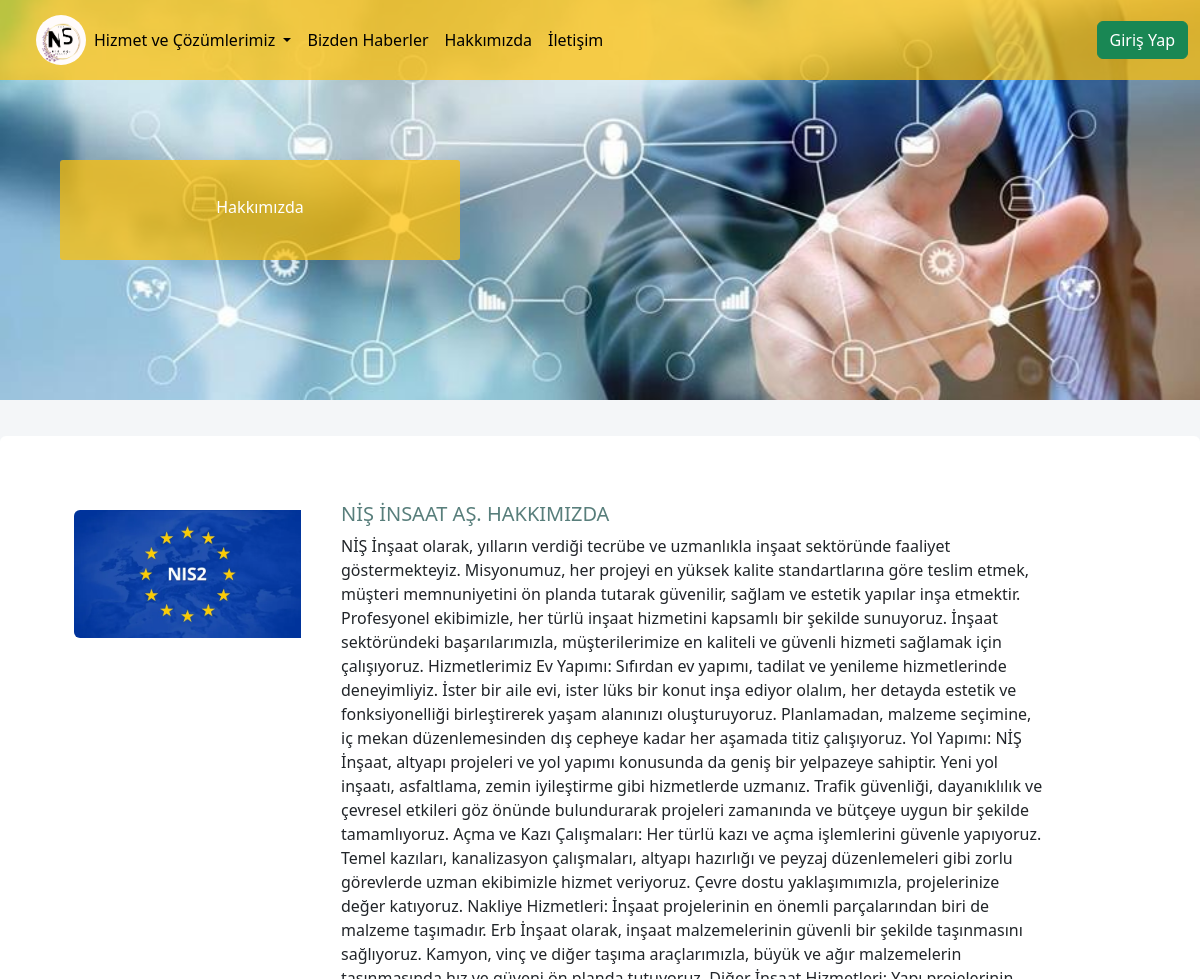
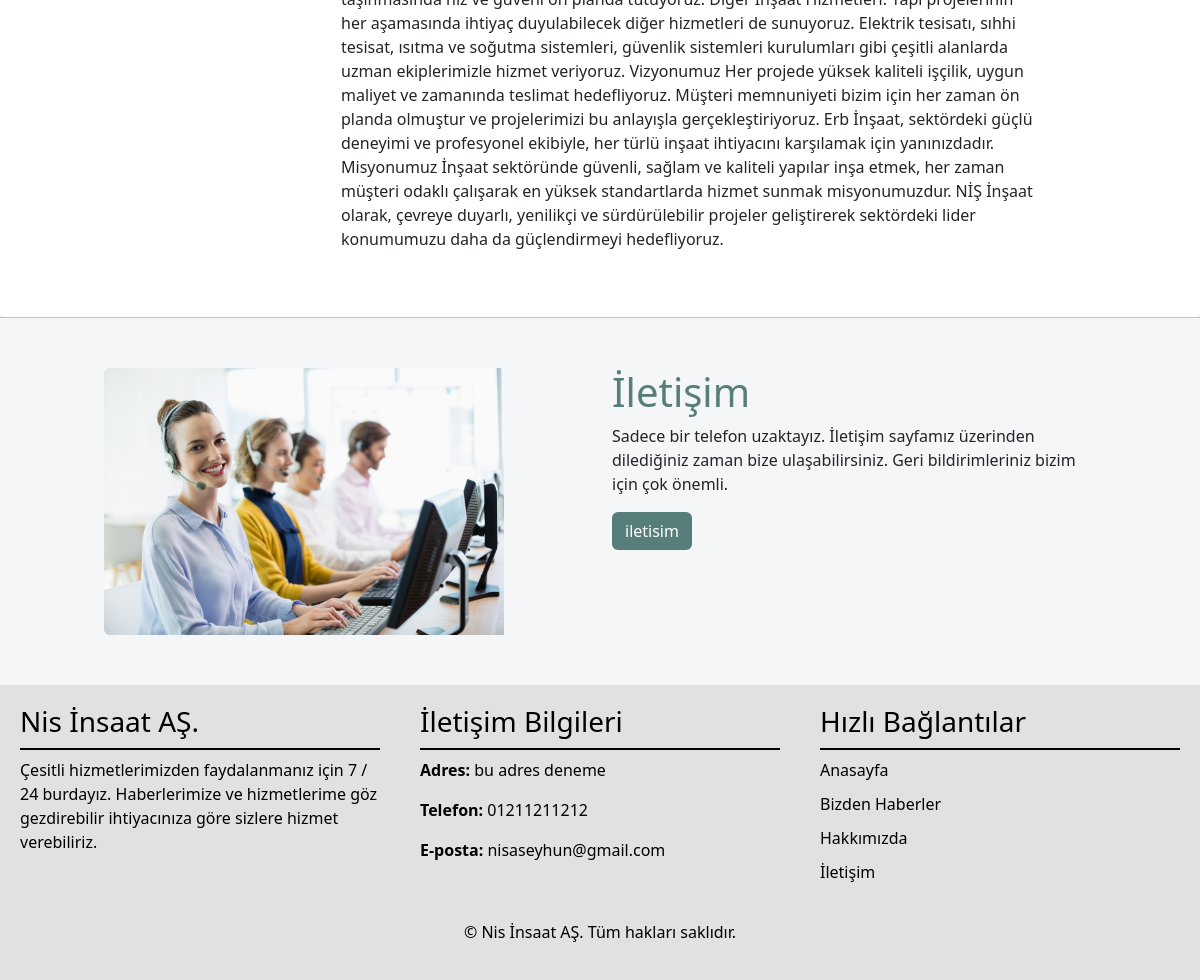
The page /page/client/about.php on the database its author committed (2 pictures, top to bottom).
### tables this page shows
CREATE TABLE IF NOT EXISTS `about` (
  `about_id` int NOT NULL AUTO_INCREMENT,
  `about_title` varchar(50) NOT NULL,
  `about_img` varchar(255) NOT NULL,
  `about_content` text NOT NULL,
  PRIMARY KEY (`about_id`)
);

CREATE TABLE IF NOT EXISTS `contactinfo` (
  `contactInfo_Id` int NOT NULL AUTO_INCREMENT,
  `phone` varchar(50) NOT NULL,
  `email` varchar(255) NOT NULL,
  `adress` varchar(255) NOT NULL,
  PRIMARY KEY (`contactInfo_Id`)
);

### pullOneData/aboutData.php (called while the page is built, shortened)
<?php
require '../../action/baglan.php';
$stmt = $conn->prepare("SELECT * FROM about ORDER BY about_id DESC LIMIT 1");
$stmt->execute();
$result = $stmt->get_result();
if ($result->num_rows > 0) {
    $latestAbout = $result->fetch_assoc();
}

### pullOneData/contactInfoData.php (called while the page is built, shortened)
<?php
require '../../action/baglan.php';
$stmt = $conn->prepare("SELECT * FROM contactinfo ORDER BY contactInfo_Id DESC LIMIT 1");
$stmt->execute();
$result = $stmt->get_result();
if ($result->num_rows > 0) {
    $latestContactInfo = $result->fetch_assoc();
}

### page/client/about.php (the view, shortened to what this page needs)
<?php
require_once('../../pullOneData/aboutData.php');
?>
<!DOCTYPE html>
<html lang="tr">
<head>
    <link href="../../lib/css/bootstrap.min.css" rel="stylesheet">
    <link rel="stylesheet" type="text/css" href="../../css/index.css">
    <link rel="stylesheet" type="text/css" href="../../css/nav.css">
    <link rel="stylesheet" type="text/css" href="../../css/footer.css">
</head>
<body>
    <?php
    include "../../component/header.php"
    ?>
    <div class="resimKapsayici">
        <img src="../../img/about.jpg" class="card-img-top" alt="">
        <div class="resimYazisi">
            <p>Hakkımızda</p>
        </div>
    </div>
    <section class="icerik">
        <div class="card mb-3 card" style="max-width: 100%;">
            <div class="row g-0">
                <div class="col-md-3 p-4">
                    <img src="../<?= $latestAbout['about_img'] ?>" class="img-fluid rounded-start" alt="...">
                </div>
                <div class="col-md-8">
                    <div class="card-body">
                        <h5 class="card-title"><?= $latestAbout['about_title'] ?></h5>
                        <p class="card-text"><?= $latestAbout['about_content'] ?></p>
                    </div>
                </div>
            </div>
        </div>
        <hr>
    </section>
    <?php
    include "../../component/goToContact.php";
    include "../../component/footer.php"
    ?>
</body>
</html>

### component/footer.php
<?php
require_once('../../pullOneData/contactInfoData.php');
?>
<footer>
    <div class="footer-icerik ">
        <div class="footer-bolum">
            <h3>Nis İnsaat AŞ.</h3>
            <p>
                Çesitli hizmetlerimizden faydalanmanız için 7 / 24 burdayız. Haberlerimize ve hizmetlerime göz gezdirebilir ihtiyacınıza göre sizlere hizmet verebiliriz.
            </p>
        </div>
        <div class="footer-bolum">
            <h3>İletişim Bilgileri</h3>
            <?php if (!empty($latestContactInfo)): ?>
                <div class="contact-info">
                    <p><strong>Adres:</strong> <?= htmlspecialchars($latestContactInfo['adress']) ?></p>
                    <p><strong>Telefon:</strong> <?= htmlspecialchars($latestContactInfo['phone']) ?></p>
                    <p><strong>E-posta:</strong> <?= htmlspecialchars($latestContactInfo['email']) ?></p>
                </div>
            <?php else: ?>
                <p>İletişim bilgileri bulunamadı.</p>
            <?php endif; ?>
        </div>
        <div class="footer-bolum">
            <h3>Hızlı Bağlantılar</h3>
            <ul>
                <li><a href="index.php?kategori=6">Anasayfa</a></li>
                <li><a href="news.php">Bizden Haberler</a></li>
                <li><a href="about.php">Hakkımızda</a></li>
                <li><a href="contact.php">İletişim</a></li>
            </ul>
        </div>
    </div>
    <div class="alt-footer">
        <p>&copy; Nis İnsaat AŞ. Tüm hakları saklıdır.</p>
    </div>
</footer>

### css/index.css (style rules this page uses)
body { background-color: #F4F6F8; }
.card { border: 0 !important; padding: auto !important; margin: 0 !important; }
.row { margin: 50px !important; }
.icerik { margin-top: 3%; }
.card-title { color: #587e7b; }
.resimKapsayici { position: relative; }
.resimKapsayici img { width: 100%; height: 400px; object-fit: cover; }
.resimYazisi { border-radius: 3px; width: 400px; height: 100px; text-align: center; background-color: #ffc105ba; position: absolute; left: 5%; top: 40%; }
.resimKapsayici p { display: inline-block; color: white; font-size: 24; margin: 35px 0; }
hr { margin: 0; }

### css/nav.css (style rules this page uses)
li a { color: black !important; }

### css/footer.css (style rules this page uses)
footer { background-color: rgb(225 225 225); color: black; padding: 20px 0; }
.footer-icerik { display: flex; justify-content: space-around; }
.footer-bolum { width: 30%; }
.footer-bolum h3 { color: black; border-bottom: 2px solid black; padding-bottom: 10px; }
.footer-bolum p { color: black; }
.footer-bolum ul { list-style: none; padding: 0; }
.footer-bolum ul li { margin-bottom: 10px; }
.footer-bolum ul li a { text-decoration: none; color: black; }
.alt-footer { text-align: center; margin-top: 20px; }
.alt-footer p { color: black; }

### rows shown on the page
about: about_img (picture), about_title "NİŞ İNSAAT AŞ. HAKKIMIZDA", about_content "NİŞ İnşaat olarak, yılların verdiği tecrübe ve uzmanlıkla inşaat sektöründe faaliyet göstermekteyiz. Misyonumuz, her projeyi en yüksek kalite standartlarına göre teslim etmek, müşteri memnuniyetini ön planda tutarak güvenilir, sağlam ve estetik yapılar inşa etmektir. Profesyonel ekibimizle, her türlü inşaat hizmetini kapsamlı bir şekilde sunuyoruz. İnşaat sektöründeki başarılarımızla, müşterilerimize en kaliteli ve güvenli hizmeti sağlamak için çalışıyoruz. Hizmetlerimiz Ev Yapımı: Sıfırdan ev yapımı, tadilat ve yenileme hizmetlerinde deneyimliyiz. İster bir aile evi, ister lüks bir konut inşa ediyor olalım, her detayda estetik ve fonksiyonelliği birleştirerek yaşam alanınızı oluşturuyoruz.…"
contactinfo: adress "bu adres deneme", phone "01211211212", email "nisaseyhun@gmail.com"
